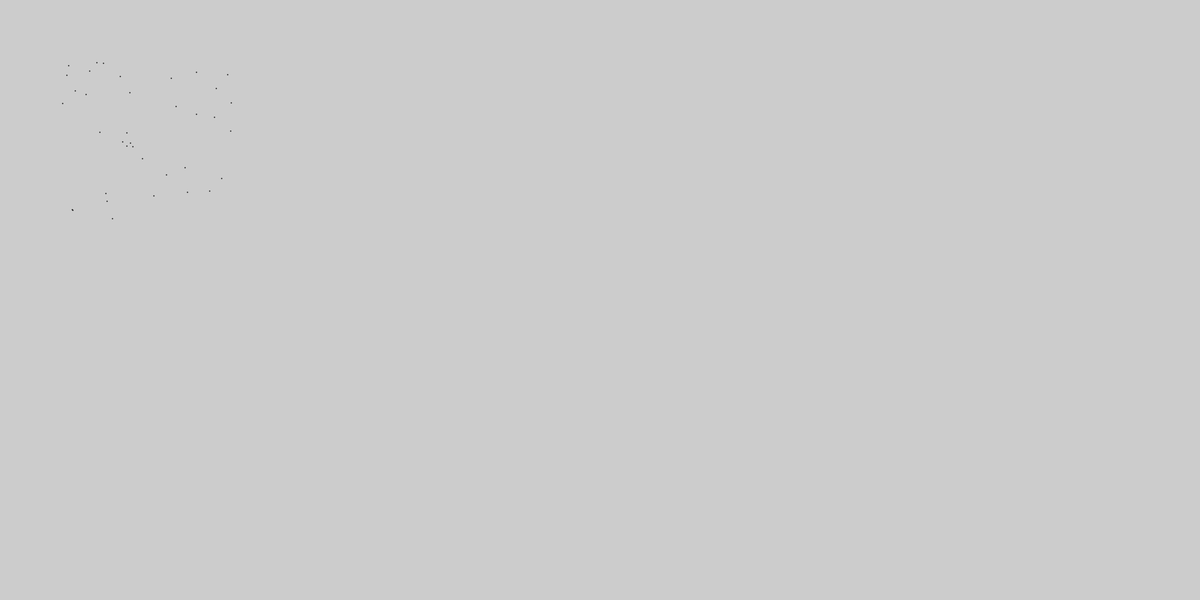
Frame 1 (no input)
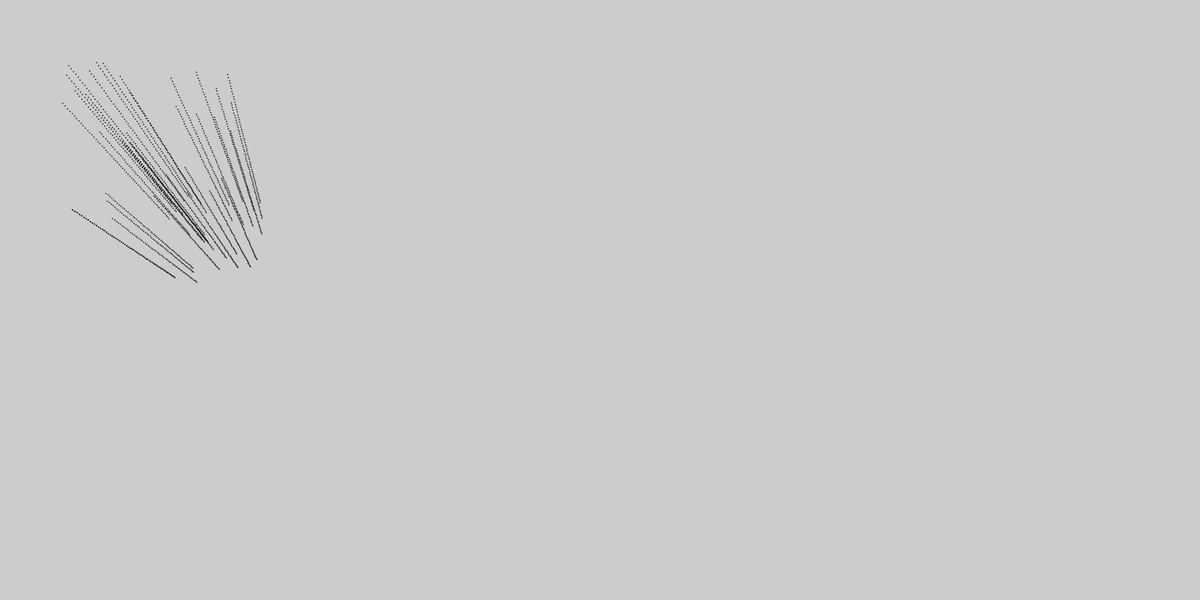
Frame 60 (the mouse pressed at the canvas centre just before this capture)
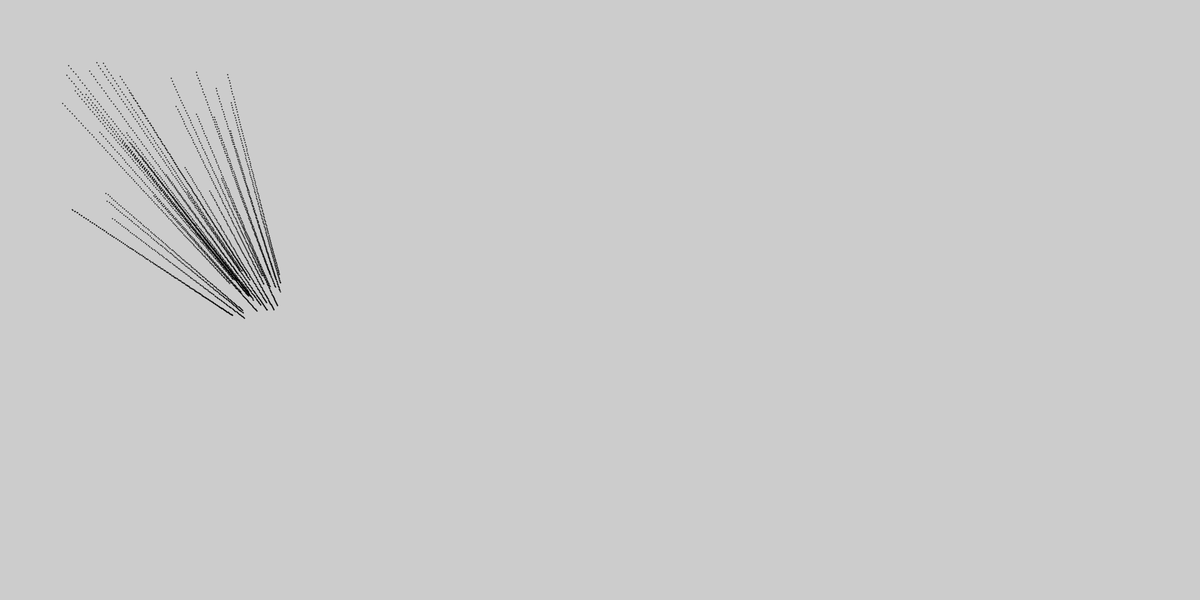
Frame 120 (the mouse held since frame 60 and released just before this capture)

The Processing sketch that drew these frames (run headless with seeded random() and noise(); from frame 60 on, the mouse is pressed at the canvas centre):

// Processing sketch: vinhetaMarisaEstrelasGloboVector
// ── vinhetaMarisaEstrelasGloboVector.pde
float x = 0; float y = 0;
int starNum = 37; //(36+1)
float[] starXPos = new float[starNum];
float[] starYPos = new float[starNum];
Star[] stars = new Star[starNum];
float fc;


class Star{
 color c;
 float xPos; float yPos;
 float xWU; float yWU;
 float xEnd1 = 500, yEnd1= 600;
 float xInit, yInit;
 PVector loc = new PVector(random(300)+100, random(300)+100);
 //PVector vel = new PVector(0,0);
 
 float x = 0, y = pow(x,2);
 
  Star(color tempC){
    c = tempC;
    //xPos = tempX;
    //yPos = tempY;
  }
  
  void exist(){
    noFill();
   strokeWeight(2);
   //ellipse(loc.x,loc.y,20,20);
   point(loc.x,loc.y);
  }
  
  void appear(){


  }
  
  void walk(){
    x= x +.05;
    y= pow(x,0.5);

    xEnd1 = xEnd1  +x*.02;
    yEnd1 = yEnd1  +y*.02;
    PVector end1 = new PVector(xEnd1,yEnd1);
    
    PVector acc = PVector.sub(end1, loc);
    
    //acc.normalize();
    acc.mult(.01);
    //vel.add(acc);
    loc.add(acc);
    
    /*if(xPos > xFinal){
      xPos--;
    }
    if(yPos > yFinal){
      yPos--;
    }
    
    if(xPos < xFinal){
      xPos++;
    }
    if(yPos < yFinal){
      yPos++;
    }
    /*for(float xWU = xPos; xWU >= xFinal; xWU = xWU+1){
      
    }*/
  }
    
}

void setup(){
  size(2000,1000);
  for(int i= 0; i<stars.length; i++){
    stars[i] = new Star(255);
  }
  
}

void draw(){

  //background(255);
  for(int i= 0; i<stars.length; i++){
      stars[i].exist();
    }
  fc = fc + .01;
  /*strokeWeight(5);
    for(int i = 0; i<starXPos.length; i++){
    starXPos[i] =  random(300);
      starYPos[i] =  random(300);
      point(starXPos[i],starYPos[i]);
    
  }
  */
  
  if(fc<2){
    for(int i= 0; i<stars.length; i++){
      stars[i].appear();
    }
  }
  for(int i= 0; i<stars.length; i++){
      stars[i].walk();
    }
  
  //noLoop();
}
